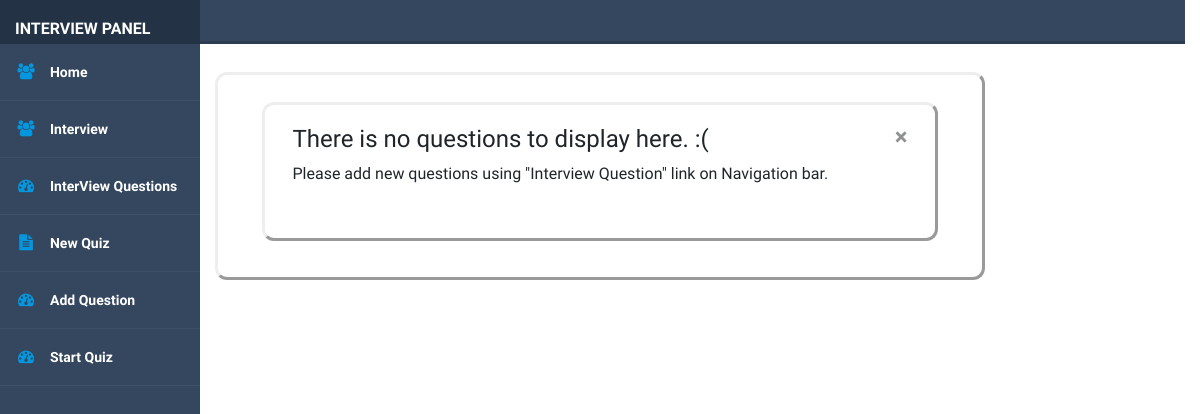
/inter/InterviewQuestionDetail/, run on an earlier commit of the app's database.
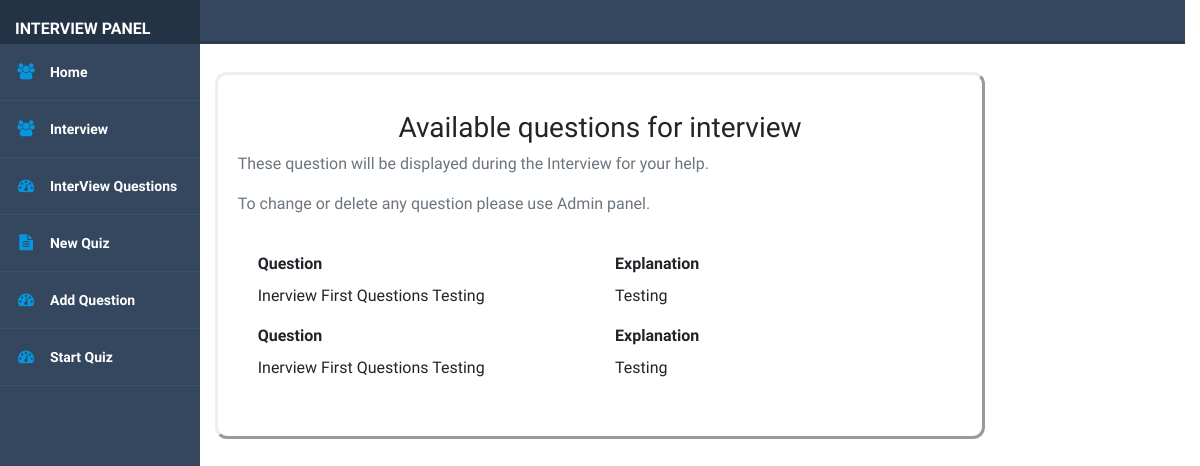
And on a later commit of the database.
### InterviewPanel/models.py (models this page shows, shortened)
class InterviewQuestions(models.Model):
    Question = models.CharField(max_length=1000, verbose_name="Interview Question",
                                help_text="Question To Ask in Interview")
    Explanation = models.CharField(max_length=1000, verbose_name="Explanation",
                                   help_text="Explanation For Question")
    class Meta:
        verbose_name = "Question For Interview"
        verbose_name_plural = "Questions For Interview"

### InterviewPanel/views.py (the view)
# urls.py: path('InterviewQuestionDetail/', views.InterviewQuestionDetailView, name="ViewInterViewQuestions"),
def InterviewQuestionDetailView(request):
    model = list(InterviewQuestions.objects.all().values())
    if model:
        context = {
            'question': model
        }
        return render(request, "InterQuestionDetail.html", context)
    else:
        context = {
            'question': 0
        }
        return render(request, "InterQuestionDetail.html", context)

### InterviewPanel/templates/InterQuestionDetail.html (shortened to what this page needs)
{%extends 'basic4.html'%}
{%block body%}
<div class="container abc">
	{%if question != 0%}
	<div class="content">
		<div class="heading">
			<h3 style="text-align:center;">Available questions for interview</h3>
			<p class="text-muted">These question will be displayed during the Interview for your help.</p>
			<p class="text-muted">To change or delete any question please use Admin panel.</p>
			<div style="padding:20px">
				{%for q in question%}
				<div class="row">
					<div class="col">
						<label><b>Question</b></label>
						<p>{{q.Question}}</p>
					</div>
					<div class="col">
						<label><b>Explanation</b></label>
						<p>{{q.Explanation}}</p>
					</div>
				</div>
				{%endfor%}
			</div>
		</div>
	</div>
	{%else%}
	<div class="alert alert-">
		<div class="container">
			<div class="abc">
				<div class="alert alert-{{message.tags}} alert-dismissible" role="alert">
					<button type="button" class="close" data-dismiss="alert" aria-label="Close">
						<span aria-hidden="true">&times;</span>
					</button>
					<h4>There is no questions to display here. :(</h4>
					<p>Please add new questions using "Interview Question" link on Navigation bar.</p>
				</div>
			</div>
		</div>
	</div>
</div>
{%endif%}
{%endblock%}

### templates/basic4.html (shortened to what this page needs)
<!DOCTYPE html>
<html>
<head>
	{%load static%}
	{% load i18n %}
	<link rel="stylesheet" href="https://maxcdn.bootstrapcdn.com/font-awesome/4.5.0/css/font-awesome.min.css">
	<link rel="stylesheet" href="http://code.ionicframework.com/ionicons/2.0.1/css/ionicons.min.css">
	<link rel="stylesheet" href="https://stackpath.bootstrapcdn.com/bootstrap/4.5.0/css/bootstrap.min.css"
>
</head>
<body>
<div class="row">
	<div class="header">
	</div>
	<div class="col-sm-2 col-md-2 col-lg-2">
		<div class="side-nav ">
			<div class="logo">
				<span>Interview Panel</span>
			</div>
			<nav class="">
				<ul>
					<li>
						<a href="{%url 'InterviewPanel:InterviewHome'%}">
							<span><i class="fa fa-group"></i></span>
							<span>Home</span>
						</a>
					</li>
					<li>
						<a href="{%url 'InterviewPanel:startInterview'%}">
							<span><i class="fa fa-group"></i></span>
							<span>Interview</span>
						</a>
					</li>
					<li>
						<a href="{%url 'InterviewPanel:InterQuestions'%}">
							<span><i class="fa fa-tachometer"></i></span>
							<span>InterView Questions</span>
						</a>
					</li>
					<li>
						<a href="{%url 'InterviewPanel:quiz'%}">
							<span><i class="fa fa-file-text"></i></span>
							<span>New Quiz</span>
						</a>
					</li>
					<li>
						<a href="{%url 'InterviewPanel:AddQuestionsWithAnswers'%}">
							<span><i class="fa fa-tachometer"></i></span>
							<span>Add Question</span>
						</a>
					</li>
					<li>
						<a href="{%url 'InterviewPanel:ViewQuiz'%}">
							<span><i class="fa fa-tachometer"></i></span>
							<span>Start Quiz</span>
						</a>
					</li>
				</ul>
			</nav>
		</div>
	</div>
</div>
<div class="container col-md-8" style="position:relative;margin-top:6%">
	{%block body%}
	{%endblock%}
</div>
</body>
</html>

### templates/basic4.html (style rules this page uses)
body { background-color:white; }

What changed in the data, as far as the page shows it:
added InterviewQuestions: Question "Inerview First Questions Testing", Explanation "Testing"
added InterviewQuestions: Question "Inerview First Questions Testing", Explanation "Testing"
Also different on the page:
text no longer shown: "× There is no questions to display here. :( Please add new questions using \"Interview Question\" link on Navigation bar."
text now shown: "Available questions for interview These question will be displayed during the Interview for your help. To change or delete any question please use Admin panel."
